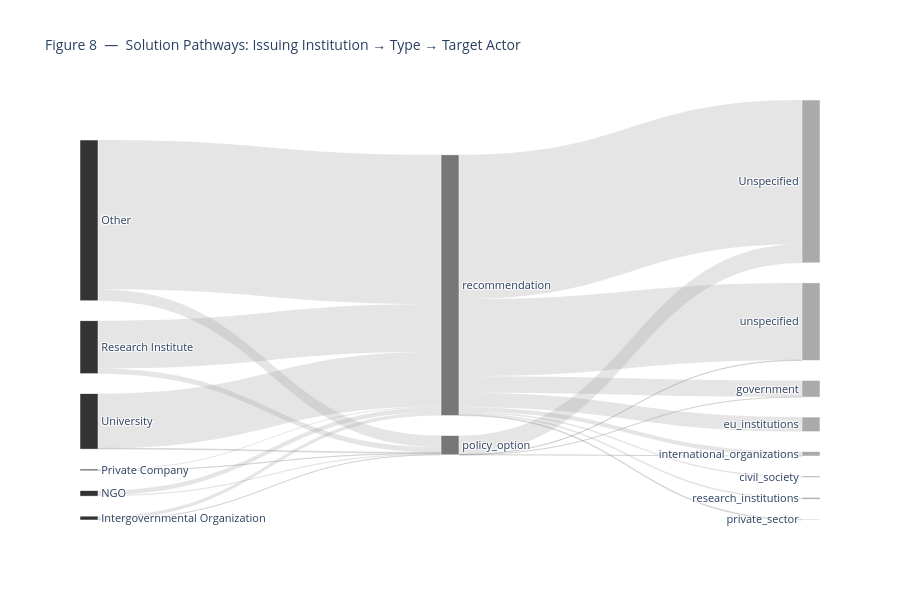

This figure's notebook cell:
### Markdown cell above
## 5. Solution pathways[](#8.-Solution-Pathways-(Sankey))

This section maps how recommendations flow from the **issuing institution** (by dominant affiliation type per document) through the **extraction type** (the semantic role of the recommendation — e.g. policy option, regulatory measure, actor responsibility) to the **target actor type** (who the recommendation is directed at).

Each link width is proportional to the number of recommendation records taking that path. The chart highlights which affiliation types tend to produce different recommendation styles and which actor types are most frequently targeted. This figure remains separate from the new source-aware manual-vs-AI downstream comparison used earlier in the section.

### Code cell
from IPython.display import Image, display

try:
    import plotly.graph_objects as go
    _plotly_ok = True
except ImportError:
    print("plotly not installed — run: pip install plotly>=5.0.0")
    _plotly_ok = False

if _plotly_ok and len(recommendation_content) and len(documents):
    from collections import Counter

    # ── dominant affiliation type per document ────────────────────────
    def _dominant_affil(s):
        if pd.isna(s) or str(s).strip() == '':
            return 'Other'
        parts = [t.strip() for t in str(s).split(';') if t.strip()]
        return Counter(parts).most_common(1)[0][0] if parts else 'Other'

    _doc_affil = (
        documents.set_index('doc_id')['fm_affiliation_types']
        .apply(_dominant_affil)
        if 'fm_affiliation_types' in documents.columns
        else pd.Series('Other', index=documents['doc_id'])
    )

    recs_s = recommendation_content.copy()
    recs_s['affiliation']   = recs_s['doc_id'].map(_doc_affil).fillna('Other')
    recs_s['ext_type']      = recs_s['extraction_type'].fillna('unknown')
    recs_s['actor']         = recs_s['actor_type'].fillna('Unspecified')

    # ── build node list: affiliation → ext_type → actor ──────────────
    affiliations = sorted(recs_s['affiliation'].unique())
    ext_types    = sorted(recs_s['ext_type'].unique())
    actors       = sorted(recs_s['actor'].unique())

    nodes      = affiliations + ext_types + actors
    node_idx   = {n: i for i, n in enumerate(nodes)}
    node_color = (
        ['#333333'] * len(affiliations) +
        ['#777777'] * len(ext_types) +
        ['#AAAAAA'] * len(actors)
    )

    src, tgt, val = [], [], []

    for (a, e), cnt in recs_s.groupby(['affiliation', 'ext_type']).size().items():
        src.append(node_idx[a]); tgt.append(node_idx[e]); val.append(int(cnt))

    for (e, ac), cnt in recs_s.groupby(['ext_type', 'actor']).size().items():
        src.append(node_idx[e]); tgt.append(node_idx[ac]); val.append(int(cnt))

    fig8 = go.Figure(go.Sankey(
        arrangement='snap',
        node=dict(
            label=nodes,
            color=node_color,
            pad=20,
            thickness=18,
            line=dict(color='white', width=0.5),
        ),
        link=dict(source=src, target=tgt, value=val, color='rgba(150,150,150,0.25)'),
    ))
    fig8.update_layout(
        title_text='Figure 8  —  Solution Pathways: Issuing Institution → Type → Target Actor',
        title_font_size=14,
        font_size=11,
        height=600,
    )
    fig8.show()

### Figure 1 — Plotly figure (JSON) as saved in the notebook; plotly's stock layout.template omitted (floating-point values rounded to 4 significant figures)
{"data": [{"arrangement": "snap", "link": {"color": "rgba(150,150,150,0.25)", "source": [0, 0, 1, 1, 2, 2, 3, 3, 4, 4, 5, 5, 6, 6, 6, 6, 7, 7, 7, 7, 7, 7, 7, 7], "target": [6, 7, 6, 7, 6, 7, 6, 7, 6, 7, 6, 7, 8, 11, 12, 15, 8, 9, 10, 11, 12, 13, 14, 15], "value": [2, 35, 10, 42, 111, 1424, 4, 11, 49, 456, 8, 521, 178, 1, 1, 4, 1377, 13, 139, 158, 41, 8, 17, 736]}, "node": {"color": ["#333333", "#333333", "#333333", "#333333", "#333333", "#333333", "#777777", "#777777", "#AAAAAA", "#AAAAAA", "#AAAAAA", "#AAAAAA", "#AAAAAA", "#AAAAAA", "#AAAAAA", "#AAAAAA"], "label": ["Intergovernmental Organization", "NGO", "Other", "Private Company", "Research Institute", "University", "policy_option", "recommendation", "Unspecified", "civil_society", "eu_institutions", "government", "international_organizations", "private_sector", "research_institutions", "unspecified"], "line": {"color": "white", "width": 0.5}, "pad": 20, "thickness": 18}, "type": "sankey"}], "layout": {"font": {"size": 11}, "height": 600, "title": {"font": {"size": 14}, "text": "Figure 8  —  Solution Pathways: Issuing Institution → Type → Target Actor"}}}
